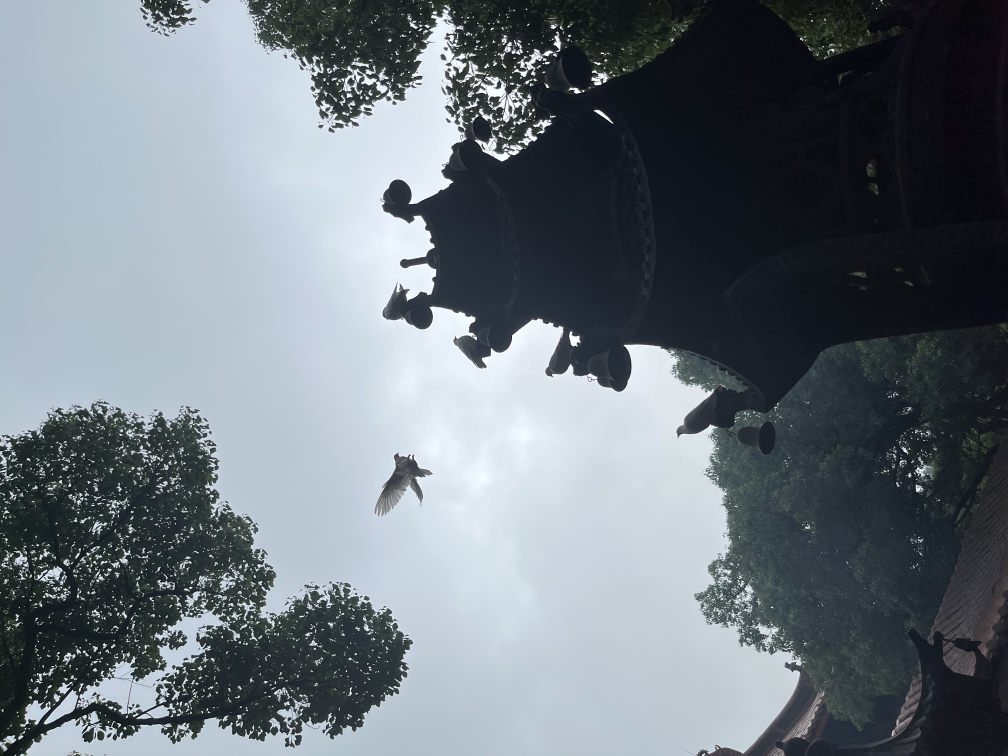
#> input picture photography/all/large/1.JPG, 4032 x 3024 px (shown at 1/4 size); its folder holds 4 pictures in this run
$ python compress_photos.py
#> lines starting #> are read from the running program, lines starting #| are printed output that depends on the picture
import os
from PIL import Image

def compress_images(input_directory, output_directory, quality=85):
    """
    对指定目录下所有JPEG格式图片进行压缩，并保存到指定目录。

    参数：
    - input_directory: 输入图片所在目录
    - output_directory: 输出图片保存目录
    - quality: 压缩质量（0-100之间的整数，数值越高质量越好）

    返回：
    无
    """
#> called with input_directory = './all/large/', output_directory = './all', quality = 50
    try:
        # 遍历输入目录中的所有文件
        for filename in os.listdir(input_directory):
            # 检查文件是否为JPEG格式图片
            if filename.lower().endswith(('.jpg', '.jpeg')):
                input_path = os.path.join(input_directory, filename)

                # 打开图像文件
                with Image.open(input_path) as img:
                    # 检查是否需要旋转图片
#> img is the input picture: PIL image 4032x3024 RGB; mean R, G, B 110, 118.8, 126.1
                    if hasattr(img, '_getexif') and img._getexif() is not None:
                        orientation = img._getexif().get(0x0112, 1)
#> orientation = 6
                        if orientation == 3:
                            img = img.rotate(180)
                        elif orientation == 6:
                            img = img.rotate(270)
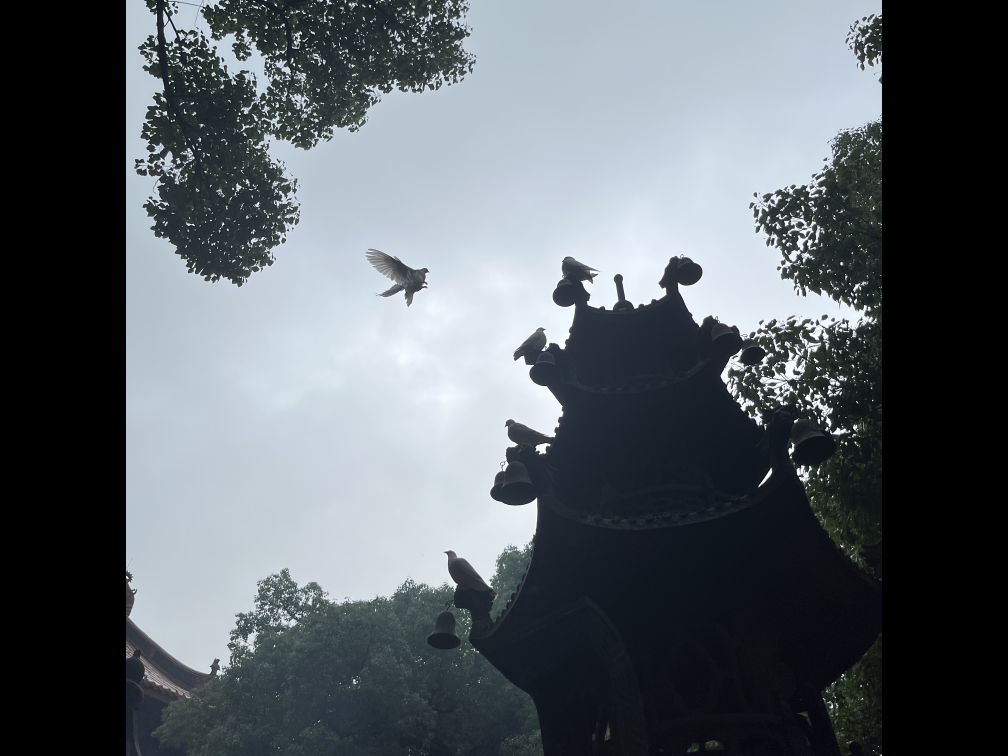
#> img: PIL image 4032x3024 RGB (shown at 1/4 size); mean R, G, B 90.9, 97.7, 103.4
                        elif orientation == 8:
                            img = img.rotate(90)

                    # 构造输出路径
                    output_path = os.path.join(output_directory, f'{filename.split(".")[0]}.jpeg')

                    # 保存为JPEG格式，并设置压缩质量
                    img.save(output_path, 'JPEG', quality=quality)
                    print(f'图片已压缩并保存到：{output_path}')
    except Exception as e:
        print(f'压缩过程中发生错误：{e}')


input_directory = './all/large/'
output_directory = './all'
compress_images(input_directory, output_directory, quality=50)
